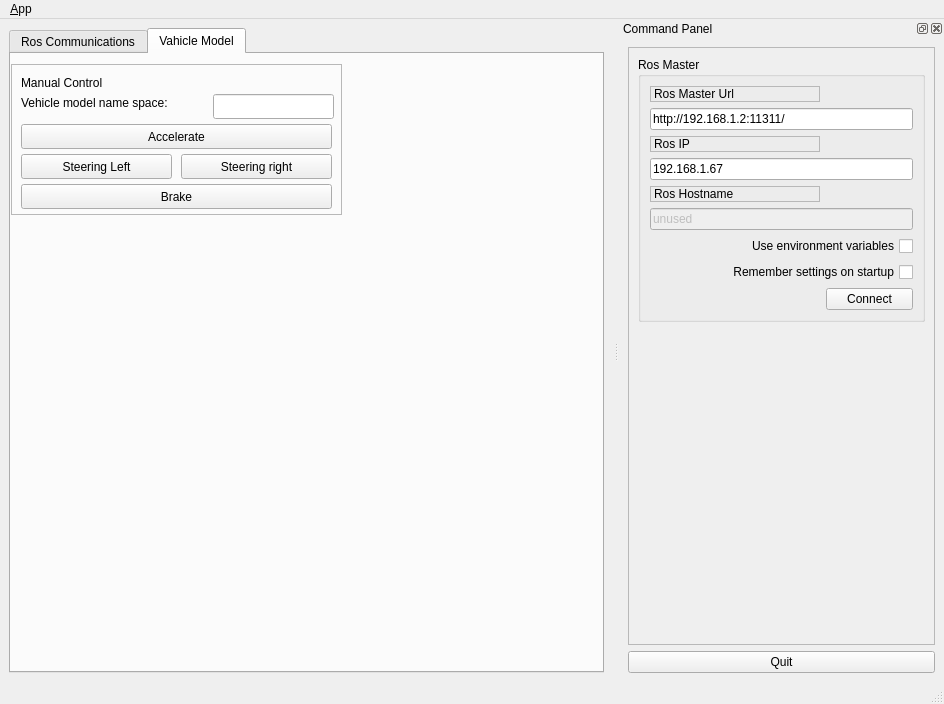
<?xml version="1.0" encoding="UTF-8"?>
<ui version="4.0">
 <class>MainWindowDesign</class>
 <widget class="QMainWindow" name="MainWindowDesign">
  <property name="geometry">
   <rect>
    <x>0</x>
    <y>0</y>
    <width>944</width>
    <height>704</height>
   </rect>
  </property>
  <property name="windowTitle">
   <string>QRosApp</string>
  </property>
  <property name="windowIcon">
   <iconset resource="../resources/images.qrc">
    <normaloff>:/images/icon.png</normaloff>:/images/icon.png</iconset>
  </property>
  <property name="locale">
   <locale language="English" country="Australia"/>
  </property>
  <widget class="QWidget" name="centralwidget">
   <layout class="QHBoxLayout">
    <item>
     <widget class="QTabWidget" name="tab_manager">
      <property name="minimumSize">
       <size>
        <width>100</width>
        <height>0</height>
       </size>
      </property>
      <property name="locale">
       <locale language="English" country="Australia"/>
      </property>
      <property name="currentIndex">
       <number>1</number>
      </property>
      <widget class="QWidget" name="tab_status">
       <attribute name="title">
        <string>Ros Communications</string>
       </attribute>
       <layout class="QVBoxLayout" name="verticalLayout_2">
        <item>
         <widget class="QGroupBox" name="groupBox_12">
          <property name="sizePolicy">
           <sizepolicy hsizetype="MinimumExpanding" vsizetype="Preferred">
            <horstretch>0</horstretch>
            <verstretch>0</verstretch>
           </sizepolicy>
          </property>
          <property name="title">
           <string>Logging</string>
          </property>
          <layout class="QGridLayout" name="gridLayout_3">
           <item row="0" column="0">
            <widget class="QListView" name="view_logging"/>
           </item>
          </layout>
         </widget>
        </item>
       </layout>
      </widget>
      <widget class="QWidget" name="tab">
       <attribute name="title">
        <string>Vahicle Model</string>
       </attribute>
       <widget class="QFrame" name="frame_2">
        <property name="geometry">
         <rect>
          <x>0</x>
          <y>10</y>
          <width>331</width>
          <height>151</height>
         </rect>
        </property>
        <property name="frameShape">
         <enum>QFrame::StyledPanel</enum>
        </property>
        <property name="frameShadow">
         <enum>QFrame::Raised</enum>
        </property>
        <widget class="QPushButton" name="manual_steering_left_btn">
         <property name="geometry">
          <rect>
           <x>10</x>
           <y>90</y>
           <width>151</width>
           <height>25</height>
          </rect>
         </property>
         <property name="text">
          <string>Steering Left</string>
         </property>
        </widget>
        <widget class="QPushButton" name="manual_steering_right_btn">
         <property name="geometry">
          <rect>
           <x>170</x>
           <y>90</y>
           <width>151</width>
           <height>25</height>
          </rect>
         </property>
         <property name="text">
          <string>Steering right</string>
         </property>
        </widget>
        <widget class="QPushButton" name="manual_brake_btn">
         <property name="geometry">
          <rect>
           <x>10</x>
           <y>120</y>
           <width>311</width>
           <height>25</height>
          </rect>
         </property>
         <property name="text">
          <string>Brake</string>
         </property>
        </widget>
        <widget class="QPushButton" name="manual_accel_btn">
         <property name="geometry">
          <rect>
           <x>10</x>
           <y>60</y>
           <width>311</width>
           <height>25</height>
          </rect>
         </property>
         <property name="text">
          <string>Accelerate</string>
         </property>
        </widget>
        <widget class="QLabel" name="label_4">
         <property name="geometry">
          <rect>
           <x>10</x>
           <y>10</y>
           <width>111</width>
           <height>17</height>
          </rect>
         </property>
         <property name="text">
          <string>Manual Control</string>
         </property>
        </widget>
        <widget class="QLabel" name="label_5">
         <property name="geometry">
          <rect>
           <x>10</x>
           <y>30</y>
           <width>191</width>
           <height>17</height>
          </rect>
         </property>
         <property name="text">
          <string>Vehicle model name space:</string>
         </property>
        </widget>
        <widget class="QLineEdit" name="vehicle_model_ns_val">
         <property name="geometry">
          <rect>
           <x>202</x>
           <y>30</y>
           <width>121</width>
           <height>25</height>
          </rect>
         </property>
        </widget>
       </widget>
      </widget>
     </widget>
    </item>
   </layout>
  </widget>
  <widget class="QMenuBar" name="menubar">
   <property name="geometry">
    <rect>
     <x>0</x>
     <y>0</y>
     <width>944</width>
     <height>22</height>
    </rect>
   </property>
   <widget class="QMenu" name="menu_File">
    <property name="title">
     <string>&amp;App</string>
    </property>
    <addaction name="action_Preferences"/>
    <addaction name="separator"/>
    <addaction name="actionAbout"/>
    <addaction name="actionAbout_Qt"/>
    <addaction name="separator"/>
    <addaction name="action_Quit"/>
   </widget>
   <addaction name="menu_File"/>
  </widget>
  <widget class="QStatusBar" name="statusbar"/>
  <widget class="QDockWidget" name="dock_status">
   <property name="sizePolicy">
    <sizepolicy hsizetype="Minimum" vsizetype="Preferred">
     <horstretch>0</horstretch>
     <verstretch>0</verstretch>
    </sizepolicy>
   </property>
   <property name="minimumSize">
    <size>
     <width>325</width>
     <height>389</height>
    </size>
   </property>
   <property name="allowedAreas">
    <set>Qt::RightDockWidgetArea</set>
   </property>
   <property name="windowTitle">
    <string>Command Panel</string>
   </property>
   <attribute name="dockWidgetArea">
    <number>2</number>
   </attribute>
   <widget class="QWidget" name="dockWidgetContents_2">
    <layout class="QVBoxLayout" name="verticalLayout">
     <item>
      <widget class="QFrame" name="frame">
       <property name="sizePolicy">
        <sizepolicy hsizetype="Minimum" vsizetype="Preferred">
         <horstretch>0</horstretch>
         <verstretch>0</verstretch>
        </sizepolicy>
       </property>
       <property name="frameShape">
        <enum>QFrame::StyledPanel</enum>
       </property>
       <property name="frameShadow">
        <enum>QFrame::Raised</enum>
       </property>
       <layout class="QVBoxLayout" name="verticalLayout_3">
        <item>
         <widget class="QGroupBox" name="groupBox">
          <property name="title">
           <string>Ros Master</string>
          </property>
          <layout class="QGridLayout" name="gridLayout">
           <item row="0" column="0">
            <widget class="QLabel" name="label">
             <property name="frameShape">
              <enum>QFrame::StyledPanel</enum>
             </property>
             <property name="frameShadow">
              <enum>QFrame::Raised</enum>
             </property>
             <property name="text">
              <string>Ros Master Url</string>
             </property>
            </widget>
           </item>
           <item row="1" column="0" colspan="2">
            <widget class="QLineEdit" name="line_edit_master">
             <property name="text">
              <string>http://192.168.1.2:11311/</string>
             </property>
            </widget>
           </item>
           <item row="2" column="0">
            <widget class="QLabel" name="label_2">
             <property name="frameShape">
              <enum>QFrame::StyledPanel</enum>
             </property>
             <property name="frameShadow">
              <enum>QFrame::Raised</enum>
             </property>
             <property name="text">
              <string>Ros IP</string>
             </property>
            </widget>
           </item>
           <item row="3" column="0" colspan="2">
            <widget class="QLineEdit" name="line_edit_host">
             <property name="text">
              <string>192.168.1.67</string>
             </property>
            </widget>
           </item>
           <item row="4" column="0">
            <widget class="QLabel" name="label_3">
             <property name="frameShape">
              <enum>QFrame::StyledPanel</enum>
             </property>
             <property name="frameShadow">
              <enum>QFrame::Raised</enum>
             </property>
             <property name="text">
              <string>Ros Hostname</string>
             </property>
            </widget>
           </item>
           <item row="5" column="0" colspan="2">
            <widget class="QLineEdit" name="line_edit_topic">
             <property name="enabled">
              <bool>false</bool>
             </property>
             <property name="text">
              <string>unused</string>
             </property>
            </widget>
           </item>
           <item row="6" column="0" colspan="2">
            <widget class="QCheckBox" name="checkbox_use_environment">
             <property name="layoutDirection">
              <enum>Qt::RightToLeft</enum>
             </property>
             <property name="text">
              <string>Use environment variables</string>
             </property>
            </widget>
           </item>
           <item row="7" column="0" colspan="2">
            <widget class="QCheckBox" name="checkbox_remember_settings">
             <property name="layoutDirection">
              <enum>Qt::RightToLeft</enum>
             </property>
             <property name="text">
              <string>Remember settings on startup</string>
             </property>
            </widget>
           </item>
           <item row="8" column="0">
            <spacer name="horizontalSpacer">
             <property name="orientation">
              <enum>Qt::Horizontal</enum>
             </property>
             <property name="sizeHint" stdset="0">
              <size>
               <width>170</width>
               <height>21</height>
              </size>
             </property>
            </spacer>
           </item>
           <item row="8" column="1">
            <widget class="QPushButton" name="button_connect">
             <property name="enabled">
              <bool>true</bool>
             </property>
             <property name="sizePolicy">
              <sizepolicy hsizetype="MinimumExpanding" vsizetype="Fixed">
               <horstretch>0</horstretch>
               <verstretch>0</verstretch>
              </sizepolicy>
             </property>
             <property name="toolTip">
              <string>Set the target to the current joint trajectory state.</string>
             </property>
             <property name="statusTip">
              <string>Clear all waypoints and set the target to the current joint trajectory state.</string>
             </property>
             <property name="text">
              <string>Connect</string>
             </property>
            </widget>
           </item>
          </layout>
         </widget>
        </item>
        <item>
         <spacer name="verticalSpacer_3">
          <property name="orientation">
           <enum>Qt::Vertical</enum>
          </property>
          <property name="sizeHint" stdset="0">
           <size>
            <width>20</width>
            <height>233</height>
           </size>
          </property>
         </spacer>
        </item>
       </layout>
      </widget>
     </item>
     <item>
      <widget class="QPushButton" name="quit_button">
       <property name="sizePolicy">
        <sizepolicy hsizetype="MinimumExpanding" vsizetype="Fixed">
         <horstretch>0</horstretch>
         <verstretch>0</verstretch>
        </sizepolicy>
       </property>
       <property name="text">
        <string>Quit</string>
       </property>
      </widget>
     </item>
    </layout>
   </widget>
  </widget>
  <action name="action_Quit">
   <property name="text">
    <string>&amp;Quit</string>
   </property>
   <property name="shortcut">
    <string>Ctrl+Q</string>
   </property>
   <property name="shortcutContext">
    <enum>Qt::ApplicationShortcut</enum>
   </property>
  </action>
  <action name="action_Preferences">
   <property name="text">
    <string>&amp;Preferences</string>
   </property>
  </action>
  <action name="actionAbout">
   <property name="text">
    <string>&amp;About</string>
   </property>
  </action>
  <action name="actionAbout_Qt">
   <property name="text">
    <string>About &amp;Qt</string>
   </property>
  </action>
 </widget>
 <resources>
  <include location="../resources/images.qrc"/>
 </resources>
 <connections>
  <connection>
   <sender>action_Quit</sender>
   <signal>triggered()</signal>
   <receiver>MainWindowDesign</receiver>
   <slot>close()</slot>
   <hints>
    <hint type="sourcelabel">
     <x>-1</x>
     <y>-1</y>
    </hint>
    <hint type="destinationlabel">
     <x>399</x>
     <y>299</y>
    </hint>
   </hints>
  </connection>
  <connection>
   <sender>quit_button</sender>
   <signal>clicked()</signal>
   <receiver>MainWindowDesign</receiver>
   <slot>close()</slot>
   <hints>
    <hint type="sourcelabel">
     <x>859</x>
     <y>552</y>
    </hint>
    <hint type="destinationlabel">
     <x>469</x>
     <y>299</y>
    </hint>
   </hints>
  </connection>
 </connections>
</ui>
